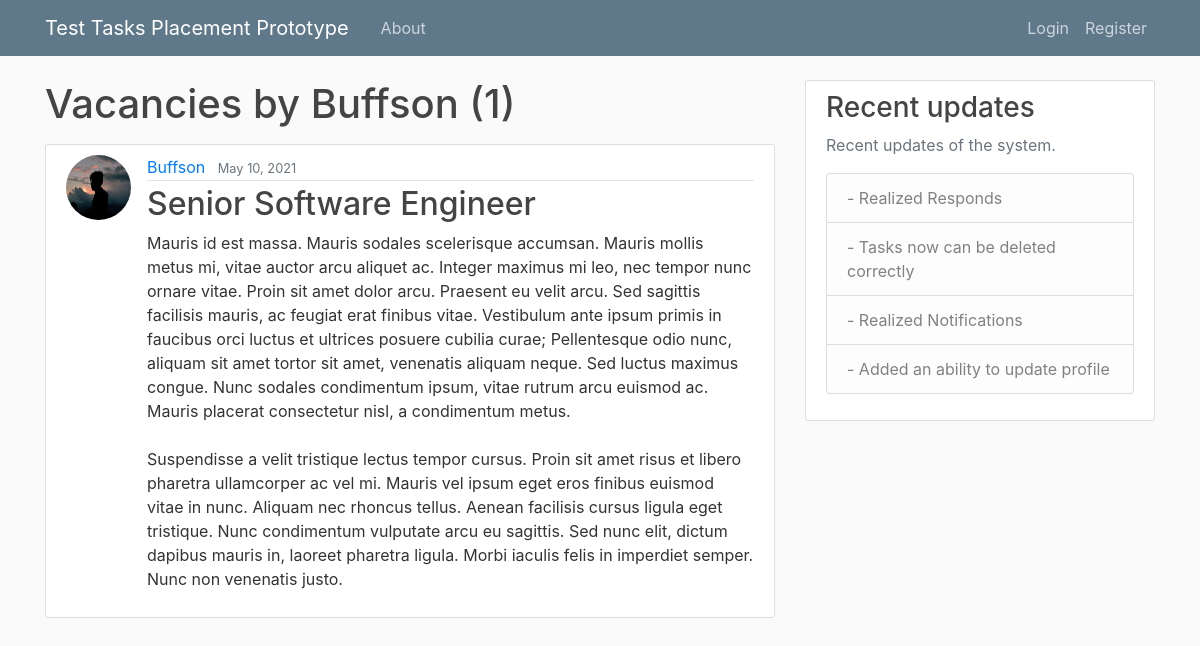
Page /user/Buffson on the committed database.
### test_app/models.py (models this page shows, shortened)
class Vacancy(models.Model):
    title = models.CharField(max_length=100)
    content = models.TextField()
    date_posted = models.DateTimeField(default=timezone.now)
    author = models.ForeignKey(User, on_delete=models.CASCADE)
    task = models.FileField(upload_to='attached_tasks', default='NULL')

### users/models.py (models this page shows, shortened)
class Profile(models.Model):
    user = models.OneToOneField(User, on_delete=models.CASCADE)
    image = models.ImageField(default='default.jpg',
                              upload_to='profile_pics')

### test_app/views.py (the view)
# urls.py: path('user/<str:username>', UserVacancyListView.as_view(), name='user-vacancies'),
class UserVacancyListView(ListView):
    model = Vacancy
    template_name = 'test_app/user_vacancies.html'  # <app>/<model>_<viewtype>.html
    context_object_name = 'vacancies'
    paginate_by = 3
    def get_queryset(self):
        user = get_object_or_404(User, username=self.kwargs.get('username'))
        return Vacancy.objects.filter(author=user).order_by('-date_posted')

### test_app/templates/test_app/user_vacancies.html (shortened to what this page needs)
{% extends "test_app/base.html" %}
{% block content %}
    <h1 class="mb-3">Vacancies by {{ view.kwargs.username }} ({{ page_obj.paginator.count }})</h1>
    {% for vacancy in vacancies %}
        <article class="media content-section">
            <img class="rounded-circle article-img" src="{{ vacancy.author.profile.image.url }}">
            <div class="media-body">
                <div class="article-metadata">
                    <a class="mr-2" href="{% url 'user-vacancies' vacancy.author.username %}">{{ vacancy.author }}</a>
                    <small class="text-muted">{{ vacancy.date_posted|date:"F d, Y" }}</small>
                </div>
                <h2><a class="article-title" href="{% url 'vacancy-detail' vacancy.id %}">{{ vacancy.title }}</a></h2>
                <p class="article-content">{{ vacancy.content }}</p>
            </div>
        </article>
    {% endfor %}
{% endblock content %}

### test_app/static/test_app/main.css (style rules this page uses)
body { background: #fafafa; color: #333333; margin-top: 5rem; }
h1, h2, h3, h4, h5, h6 { color: #444444; }
.content-section { background: #ffffff; padding: 10px 20px; border: 1px solid #dddddd; border-radius: 3px; margin-bottom: 20px; }
.article-title { color: #444444; }
.article-content { white-space: pre-line; }
.article-img { height: 65px; width: 65px; margin-right: 16px; }
.article-metadata { padding-bottom: 1px; margin-bottom: 4px; border-bottom: 1px solid #e3e3e3 }

### rows in the picture
Vacancy: author.profile.image (picture), author "Buffson", date_posted "May 10, 2021", title "Senior Software Engineer", content "Mauris id est massa. Mauris sodales scelerisque accumsan. Mauris mollis metus mi, vitae auctor arcu aliquet ac. Integer maximus mi leo, nec tempor nunc ornare vitae. Proin sit amet dolor arcu. Praesent eu velit arcu. Sed sagittis facilisis mauris, ac feugiat erat finibus vitae. Vestibulum ante ipsum primis in faucibus orci luctus et ultrices posuere cubilia curae; Pellentesque odio nunc, aliquam sit amet tortor sit amet, venenatis aliquam neque. Sed luctus maximus congue. Nunc sodales condimentum ipsum, vitae rutrum arcu euismod ac. Mauris placerat consectetur nisl, a condimentum metus. Suspendisse a velit tristique lectus tempor cursus. Proin sit amet risus et libero pharetra ullamcorper…"

### other values in the picture
{{ view.kwargs.username }} "Buffson"
{{ page_obj.paginator.count }} "1"
